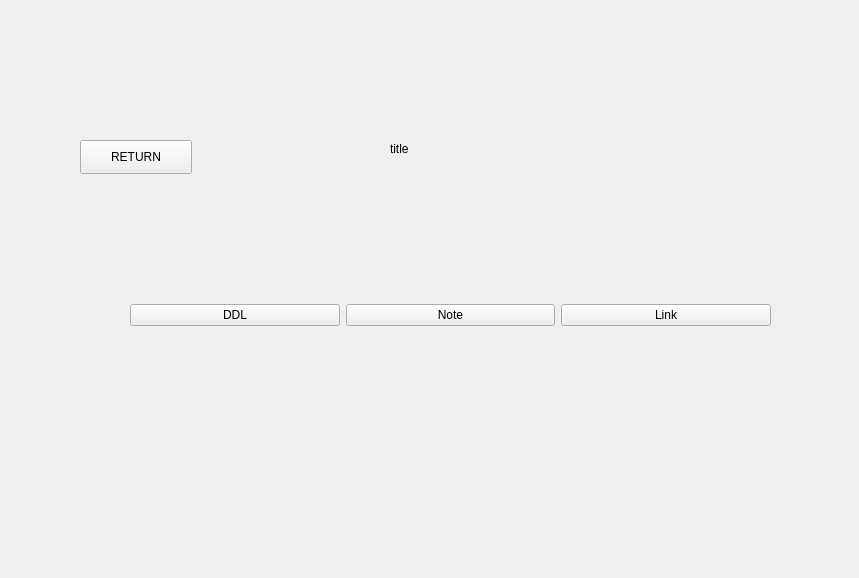
<?xml version="1.0" encoding="UTF-8"?>
<ui version="4.0">
 <class>course</class>
 <widget class="QWidget" name="course">
  <property name="geometry">
   <rect>
    <x>0</x>
    <y>0</y>
    <width>859</width>
    <height>578</height>
   </rect>
  </property>
  <property name="windowTitle">
   <string>Form</string>
  </property>
  <widget class="QLabel" name="courseTitle">
   <property name="geometry">
    <rect>
     <x>390</x>
     <y>140</y>
     <width>81</width>
     <height>18</height>
    </rect>
   </property>
   <property name="text">
    <string>title</string>
   </property>
  </widget>
  <widget class="QWidget" name="layoutWidget">
   <property name="geometry">
    <rect>
     <x>130</x>
     <y>250</y>
     <width>641</width>
     <height>131</height>
    </rect>
   </property>
   <layout class="QHBoxLayout" name="horizontalLayout">
    <item>
     <widget class="QPushButton" name="ddlButton">
      <property name="text">
       <string>DDL</string>
      </property>
     </widget>
    </item>
    <item>
     <widget class="QPushButton" name="NoteButton">
      <property name="text">
       <string>Note</string>
      </property>
     </widget>
    </item>
    <item>
     <widget class="QPushButton" name="LinkButton">
      <property name="text">
       <string>Link</string>
      </property>
     </widget>
    </item>
   </layout>
  </widget>
  <widget class="QPushButton" name="returnButton">
   <property name="geometry">
    <rect>
     <x>80</x>
     <y>140</y>
     <width>112</width>
     <height>34</height>
    </rect>
   </property>
   <property name="text">
    <string>RETURN</string>
   </property>
  </widget>
 </widget>
 <resources/>
 <connections/>
</ui>
